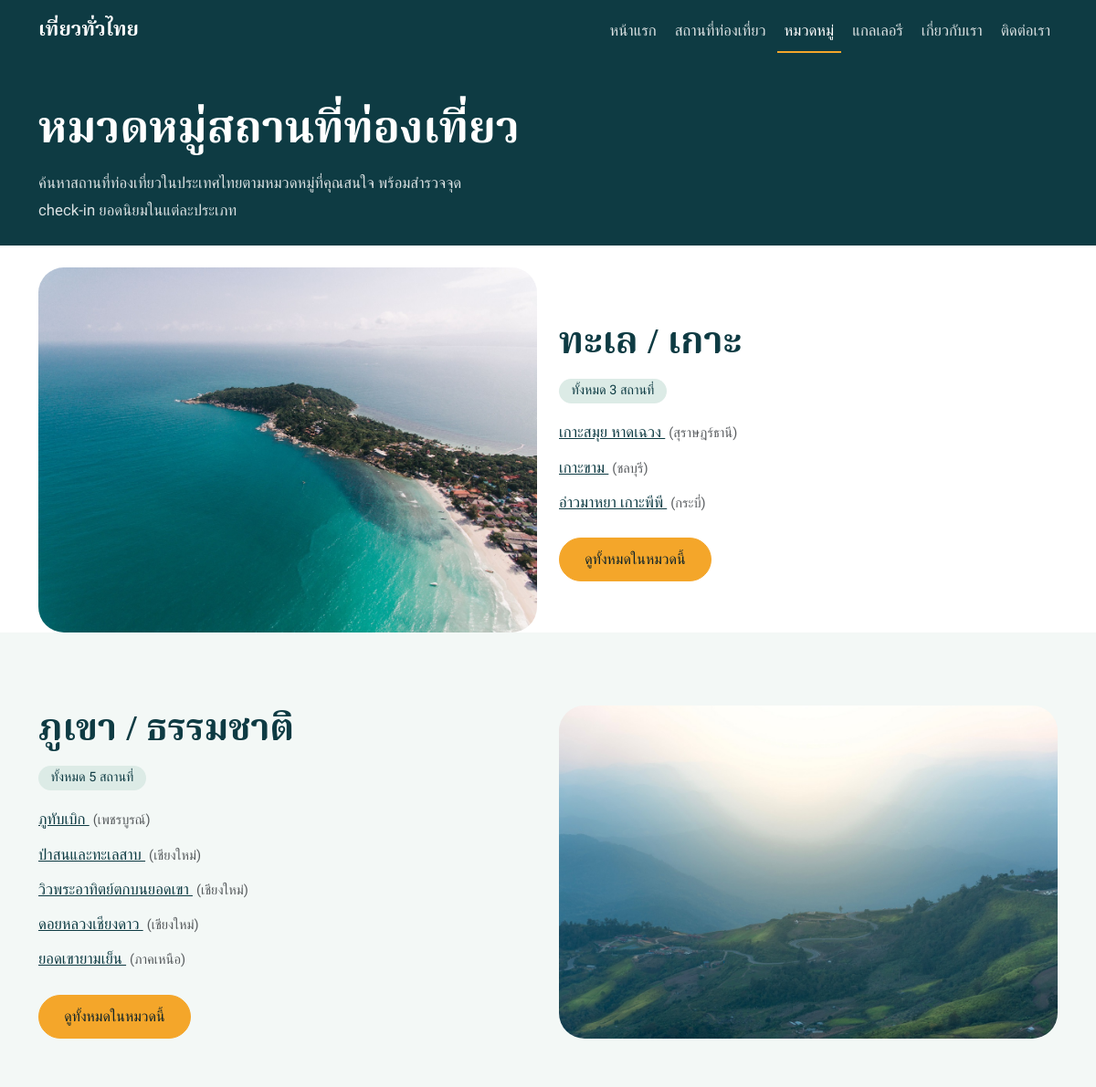
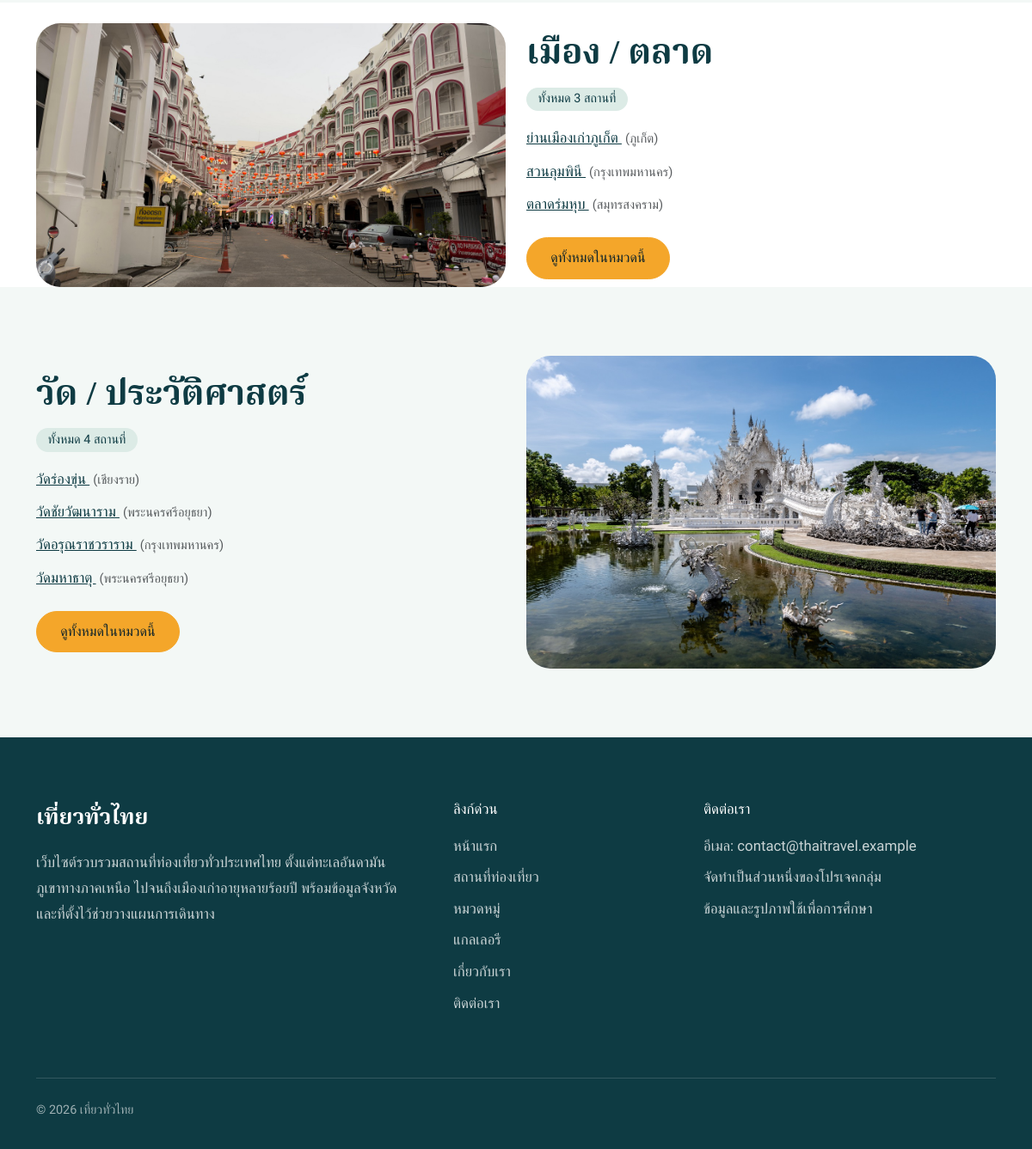
/categories.php, run on the app's committed database (2 pictures, top to bottom).
### tables this page shows
CREATE TABLE IF NOT EXISTS categories (
  id INT UNSIGNED AUTO_INCREMENT PRIMARY KEY,
  name VARCHAR(100) NOT NULL UNIQUE,
  created_at TIMESTAMP NOT NULL DEFAULT CURRENT_TIMESTAMP
);

CREATE TABLE IF NOT EXISTS places (
  id INT UNSIGNED AUTO_INCREMENT PRIMARY KEY,
  category_id INT UNSIGNED NOT NULL,
  name VARCHAR(150) NOT NULL,
  province VARCHAR(100) NOT NULL DEFAULT '',
  description TEXT,
  location VARCHAR(255) DEFAULT NULL,
  image VARCHAR(255) DEFAULT NULL,
  created_at TIMESTAMP NOT NULL DEFAULT CURRENT_TIMESTAMP,
  KEY idx_cat (category_id),
  CONSTRAINT fk_places_cat FOREIGN KEY (category_id) REFERENCES categories(id)
);

### categories.php (the view, shortened to what this page needs)
<?php
require_once 'config/db.php';
$stmtCat = $pdo->query("SELECT * FROM categories ORDER BY name ASC");
$categories = $stmtCat->fetchAll(PDO::FETCH_ASSOC);
require_once 'includes/header.php';
?>
<div class="page-head">
    <div class="container">
        <h1>หมวดหมู่สถานที่ท่องเที่ยว</h1>
        <p class="page-head-lead">ค้นหาสถานที่ท่องเที่ยวในประเทศไทยตามหมวดหมู่ที่คุณสนใจ พร้อมสำรวจจุด check-in ยอดนิยมในแต่ละประเภท</p>
    </div>
</div>
<?php if (empty($categories)): ?>
    <div class="container section">
        <div class="empty-state">
            <p>ยังไม่มีหมวดหมู่สถานที่ท่องเที่ยวในขณะนี้</p>
        </div>
    </div>
<?php else: ?>
    <?php foreach ($categories as $index => $cat): ?>
        <?php
        $catId = $cat['id'];
        $stmtCount = $pdo->prepare("SELECT COUNT(*) FROM places WHERE category_id = ?");
        $stmtCount->execute([$catId]);
        $totalPlaces = $stmtCount->fetchColumn();
        $stmtPlaces = $pdo->prepare("SELECT id, name, province FROM places WHERE category_id = ? ORDER BY created_at DESC LIMIT 5");
        $stmtPlaces->execute([$catId]);
        $placesList = $stmtPlaces->fetchAll(PDO::FETCH_ASSOC);
        $stmtImg = $pdo->prepare("SELECT image FROM places WHERE category_id = ? AND image IS NOT NULL AND image != '' ORDER BY created_at DESC LIMIT 1");
        $stmtImg->execute([$catId]);
        $latestImage = $stmtImg->fetchColumn();
        $sectionClass = ($index % 2 === 0) ? 'section-white' : 'section';
        $isEven = ($index % 2 === 0);
        ?>
        <section id="category-<?php echo htmlspecialchars($catId); ?>" class="<?php echo $sectionClass; ?>">
            <div class="container">
                <div class="row align-items-center g-4 <?php echo $isEven ? '' : 'flex-row-reverse'; ?>">
                    <div class="col-lg-6">
                        <?php if ($latestImage): ?>
                            <img src="/travel/uploads/<?php echo htmlspecialchars($latestImage); ?>" alt="<?php echo htmlspecialchars($cat['name']); ?>" class="img-fluid w-100" style="border-radius: var(--radius-img); object-fit: cover; max-height: 400px;">
                        <?php else: ?>
                            <div class="empty-state bg-light p-5 text-center" style="border-radius: var(--radius-img);">
                                <p class="mb-0 text-muted">ยังไม่มีรูปภาพในหมวดนี้</p>
                            </div>
                        <?php endif; ?>
                    </div>
                    <div class="col-lg-6">
                        <div class="prose">
                            <h2><?php echo htmlspecialchars($cat['name']); ?></h2>
                            <span class="tag tag-soft mb-3">ทั้งหมด <?php echo $totalPlaces; ?> สถานที่</span>
                            <?php if (empty($placesList)): ?>
                                <p class="text-muted">ยังไม่มีสถานที่ในหมวดนี้</p>
                            <?php else: ?>
                                <ul class="list-unstyled mb-4">
                                    <?php foreach ($placesList as $place): ?>
                                        <li class="mb-2">
                                            <a href="place-detail.php?id=<?php echo $place['id']; ?>" class="link-plain fw-medium">
                                                <?php echo htmlspecialchars($place['name']); ?>
                                            </a>
                                            <span class="text-muted small ms-1">(<?php echo htmlspecialchars($place['province']); ?>)</span>
                                        </li>
                                    <?php endforeach; ?>
                                </ul>
                            <?php endif; ?>
                            <div>
                                <a href="places.php?category=<?php echo $catId; ?>" class="btn btn-mango">ดูทั้งหมดในหมวดนี้</a>
                            </div>
                        </div>
                    </div>
                </div>
            </div>
        </section>
    <?php endforeach; ?>
<?php endif; ?>
<?php require_once 'includes/footer.php'; ?>

### assets/css/style.css (style rules this page uses)
:root { --sea-deep: #0E3B43; --lagoon: #1F8A8A; --foam: #F3F8F6; --ink: #10242A; --mango: #F4A62A; --mango-dk: #E0951A; --font-display: 'Noto Serif Thai', serif; --font-body: 'Anuphan', sans-serif; --fs-sm: 0.9rem; --fs-base: 1.05rem; --fs-lg: 1.25rem; --fs-h3: clamp(1.35rem, 2.2vw, 1.6rem); --fs-h2: clamp(1.8rem, 3.6vw, 2.5rem); --fs-h1: clamp(2.3rem, 6vw, 4.6rem); --radius-img: 28px; --nav-h: 4.5rem; --bs-body-font-family: var(--font-body); --bs-body-color: var(--ink); }
html { scroll-behavior: smooth; }
body { font-family: var(--font-body); font-size: var(--fs-base); font-weight: 400; line-height: 1.8; color: var(--ink); background: var(--foam); }
body.no-hero { padding-top: var(--nav-h); }
h1, h2, h3, h4 { font-family: var(--font-display); font-weight: 600; line-height: 1.35; color: var(--sea-deep); }
h1 { font-size: var(--fs-h1); }
h2 { font-size: var(--fs-h2); }
.prose { max-width: 68ch; }
a { color: var(--lagoon); }
.btn-mango, .btn-line { display: inline-block; padding: .7rem 1.7rem; border-radius: 999px; font-weight: 500; text-decoration: none; line-height: 1.5; transition: background-color .2s ease; }
.btn-mango { background: var(--mango); color: var(--ink); border: 1.5px solid var(--mango); }
.section { padding: 5rem 0; }
.section-white { background: #fff; }
.link-plain { color: var(--sea-deep); font-weight: 500; }
.tag { display: inline-block; padding: .1rem .85rem; margin-bottom: .6rem; border-radius: 999px; font-size: var(--fs-sm); line-height: 1.7; }
.tag-soft { background: #DCEBE6; color: var(--sea-deep); }
.page-head { background: var(--sea-deep); color: #fff; margin-top: calc(-1 * var(--nav-h)); padding: calc(var(--nav-h) + 2.5rem) 0 3rem; }
.page-head h1 { color: #fff; font-size: clamp(2rem, 4.5vw, 3rem); margin-bottom: .5rem; }
.page-head-lead { margin: 0; max-width: 52ch; font-weight: 300; color: rgba(255, 255, 255, .85); }
.btn, a, .card { transition: all 0.3s ease-in-out; }

### data on the page
categories: places.image (picture), name "ทะเล / เกาะ", totalPlaces "3"
places: name "เกาะสมุย หาดเฉวง", province "สุราษฎร์ธานี"
places: name "เกาะขาม", province "ชลบุรี"
places: name "อ่าวมาหยา เกาะพีพี", province "กระบี่"
categories: places.image (picture), name "ภูเขา / ธรรมชาติ", totalPlaces "5"
places: name "ภูทับเบิก", province "เพชรบูรณ์"
places: name "ป่าสนและทะเลสาบ", province "เชียงใหม่"
places: name "วิวพระอาทิตย์ตกบนยอดเขา", province "เชียงใหม่"
places: name "ดอยหลวงเชียงดาว", province "เชียงใหม่"
places: name "ยอดเขายามเย็น", province "ภาคเหนือ"
categories: places.image (picture), name "เมือง / ตลาด", totalPlaces "3"
places: name "ย่านเมืองเก่าภูเก็ต", province "ภูเก็ต"
places: name "สวนลุมพินี", province "กรุงเทพมหานคร"
places: name "ตลาดร่มหุบ", province "สมุทรสงคราม"
categories: places.image (picture), name "วัด / ประวัติศาสตร์", totalPlaces "4"
places: name "วัดร่องขุ่น", province "เชียงราย"
places: name "วัดชัยวัฒนาราม", province "พระนครศรีอยุธยา"
places: name "วัดอรุณราชวราราม", province "กรุงเทพมหานคร"
places: name "วัดมหาธาตุ", province "พระนครศรีอยุธยา"

### other printed values
$siteName "เที่ยวทั่วไทย"
$label "หน้าแรก"
$label "สถานที่ท่องเที่ยว"
$label "หมวดหมู่"
$label "แกลเลอรี"
$label "เกี่ยวกับเรา"
$label "ติดต่อเรา"
